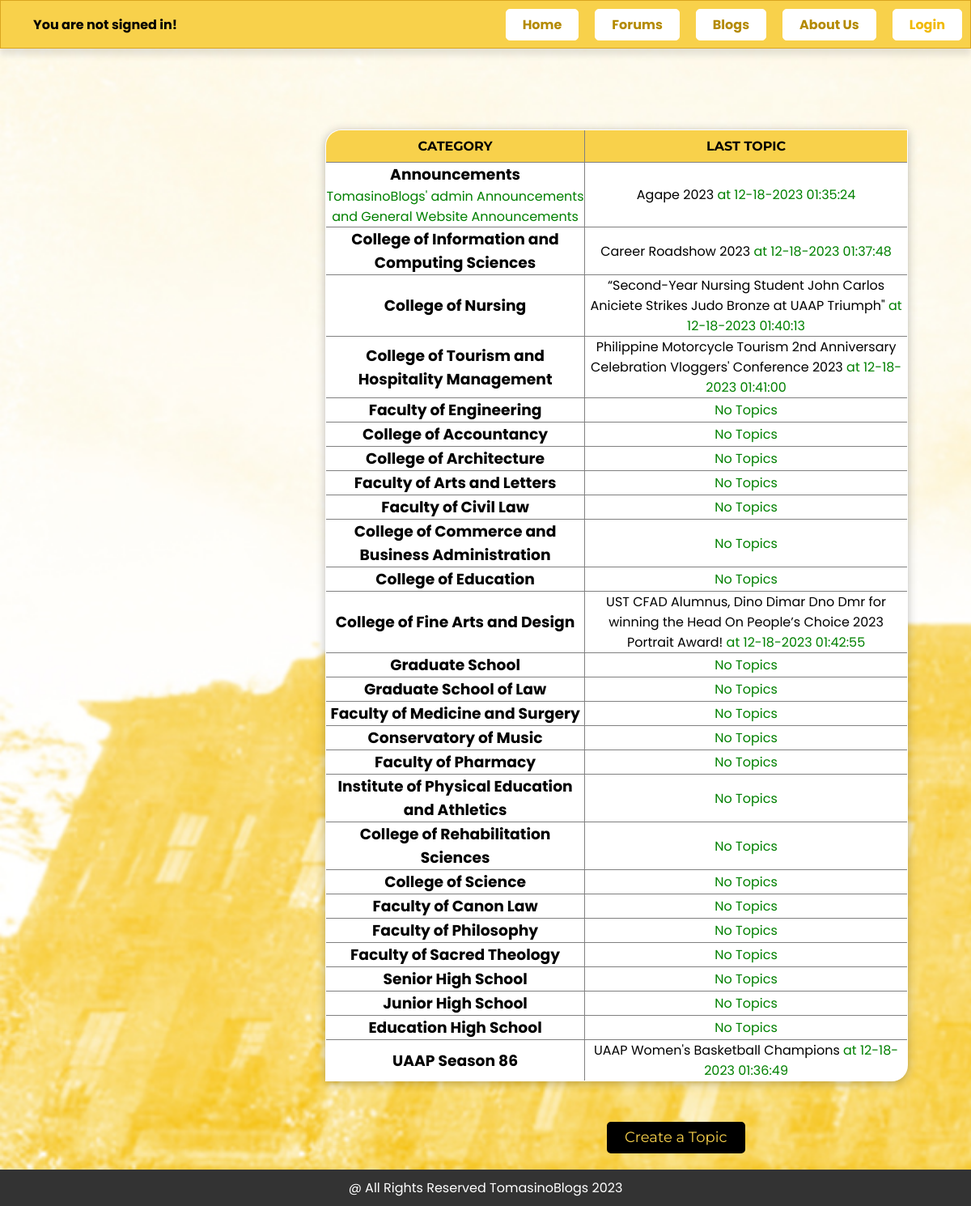
Page /Forums.php on the committed database.
### tables this page shows
CREATE TABLE `categories` (
  `cat_id` int(8) NOT NULL,
  `cat_name` varchar(255) NOT NULL,
  `cat_description` varchar(255) NOT NULL
);

CREATE TABLE `topics` (
  `topic_id` int(8) NOT NULL,
  `topic_subject` varchar(255) NOT NULL,
  `topic_date` datetime NOT NULL,
  `topic_cat` int(8) NOT NULL,
  `topic_by` int(8) NOT NULL,
  `approved` int(11) NOT NULL
);

### Forums.php (the view, shortened to what this page needs)
<?php
include("LoginPageConnection.php");
include("header.php");
?>
<!DOCTYPE html>
<html lang="en">
<head>
    <link rel="stylesheet" href="style_Forum.css">
</head>
<body>
<?php
$sql = "SELECT cat_id, cat_name, cat_description FROM categories";
$result = mysqli_query($connection, $sql);
if (!$result) {
    echo 'The categories could not be displayed, please try again later.';
} else {
    if (mysqli_num_rows($result) == 0) {
        echo 'No categories defined yet.';
    } else {
        echo '<div class="table-container">';
        echo '<table border="1">
                <tr>
                    <th>Category</th>
                    <th>Last topic</th>
                </tr>';
        while ($row = mysqli_fetch_assoc($result)) {
            echo '<tr>';
            echo '<td class="leftpart">';
            echo '<h3><a href="category.php?cat_id=' . $row['cat_id'] . '">' . $row['cat_name'] . '</a></h3>' . $row['cat_description'];
            echo '</td>';
            echo '<td class="rightpart">';
            $topicsql = "SELECT
                            topic_id,
                            topic_subject,
                            topic_date,
                            topic_cat
                        FROM
                            topics
                        WHERE
                            topic_cat = " . $row['cat_id'] . "
                        AND
                            approved = '1'
                        ORDER BY
                            topic_date
                        DESC
                        LIMIT 1";
            $topicsresult = mysqli_query($connection, $topicsql);
            if (!$topicsresult) {
                echo 'Last topic could not be displayed.';
            } else {
                if (mysqli_num_rows($topicsresult) == 0) {
                    echo 'No Topics';
                } else {
                    while ($topicrow = mysqli_fetch_assoc($topicsresult)) {
                        echo '<a href="topic.php?id=' . $topicrow['topic_id'] . '">' . $topicrow['topic_subject'] . '</a> at ' . date('m-d-Y H:i:s', strtotime($topicrow['topic_date']));
                    }
                }
            }
            echo '</td>';
            echo '</tr>';
        }
        echo '</table>';
        echo '</div>';
    }
}
?>
<div class="button-container">
    <button><a class="item" href="create_topic.php">Create a Topic </a></button>
</div>
<div class="footer-container">
    <footer>
        <p>@ All Rights Reserved TomasinoBlogs 2023</p>
    </footer>
</div>
</body>
</html>

### header.php (shortened to what this page needs)
<!DOCTYPE html>
<html lang="en">
<head>
    <link rel="stylesheet" href="style_Headers.css">
</head>
<body>
    <header>
        <ul class="menu">
            <?php
            if (isset($_SESSION['username'])) {
            echo "<li><a> Hello ". $_SESSION['username'] . "!</a></li>";
            } else {
            echo "<li><a>You are not signed in!</li>";
            }
            ?>
            <li><a href='Home.php' class = "home"> Home </a></li>
            <li><a href='Forums.php' class = "forums"> Forums </a></li>
            <li><a href="Blogs_Data.php" class = "blogs"> Blogs </a></li>
            <li><a href="AboutUs.php" class = "aboutus"> About Us </a></li>
            <?php
            if (isset($_SESSION['username'])) {
            echo "<li class ='logout'><a href='logout.php'> Logout </a></li>";
            } else {
            echo "<li><a href='LoginPage.php' class ='login'> Login </a></li>";
            }
            ?>
        </ul>
    </header>
</body>
</html>

### style_Headers.css (style rules this page uses)
* { margin: 0; padding: 0; font-family: 'Poppins', sans-serif; box-sizing: border-box; }
a { text-decoration: none; }
ul { list-style: none; }
body { background-attachment: fixed; background-image: url('Images/tb_background.jpg'); background-position: center; background-repeat: no-repeat; background-size: cover; font-family: "Montserrat", sans-serif; }
header { width: 100%; height: 60px; padding: 0 40px; box-sizing: border-box; border: 1px solid goldenrod; border-radius: 0; background-color: #f8d14b; top: 0; left: 0; z-index: 1000; box-shadow: 0 8px 8px rgba(0, 0, 0, 0.1); }
.menu { font-weight: bold; height: 100%; display: flex; align-items: center; justify-content: flex-end; gap: 50px; }
li { display: flex; align-items: center; height: 100%; list-style: none; position: relative; }
header li:first-child { margin-right: auto; }
.home { background-color: white; border: 1px solid white; border-radius: 5px; color: #b48a00; margin-right: -30px; padding-bottom: 6px; padding-left: 20px; padding-right: 20px; padding-top: 6px; text-decoration: none; }
.forums { background-color: white; border: 1px solid white; border-radius: 5px; color: #b48a00; margin-right: -30px; padding-bottom: 6px; padding-left: 20px; padding-right: 20px; padding-top: 6px; text-decoration: none; }
.blogs { background-color: white; border: 1px solid white; border-radius: 5px; color: #b48a00; margin-right: -30px; padding-bottom: 6px; padding-left: 20px; padding-right: 20px; padding-top: 6px; text-decoration: none; }
.aboutus { background-color: white; border: 1px solid white; border-radius: 5px; color: #b48a00; margin-right: -30px; padding-bottom: 6px; padding-left: 20px; padding-right: 20px; padding-top: 6px; text-decoration: none; }
.login { background-color: white; border: 1px solid white; border-radius: 5px; color: #f1ba02; margin-right: -30px; padding-bottom: 6px; padding-left: 20px; padding-right: 20px; padding-top: 6px; text-decoration: none; }
ul, li { margin: 0; padding: 0; list-style: none; }
a { text-decoration: none; color: black; }

### style_Forum.css (style rules this page uses)
* { margin: 0; padding: 0; font-family: 'Poppins', sans-serif; box-sizing: border-box; }
a { text-decoration: none; }
ul { list-style: none; }
body { background: url('Images/tb_background.jpg'); background-repeat: no-repeat; background-size: cover; margin: 0; padding: 0; max-width: 100%; font-family: "Montserrat", sans-serif; margin-right: auto; margin-left: auto; }
button { background-color: black; border: 2px solid black; border-radius: 5px; margin-bottom: 20px; margin-left: 750px; margin-right: -730px; padding-bottom: 6px; padding-left: 20px; padding-right: 20px; padding-top: 6px; }
.item { color: #F8D14B; font-family: "Montserrat", sans-serif; font-size: large; }
table { background: #ffffff; border-collapse: collapse; border-radius: 20px 0 20px 0; border-spacing: 0; box-shadow: 0 2px 12px rgba(32, 32, 32, 0.3); margin-top: 100px; margin-left: 402px; overflow: hidden; position: static; text-align: center; width: 60%; height: 10%; }
th { background: #F8D14B; color: #000000; font-family: "Montserrat", sans-serif; padding-top: 10px; padding-bottom: 10px; text-transform: uppercase; }
tr { color: #F8D14B; }
td { color: green; }
.table-container { margin-bottom: 50px; }
.footer-container { background-color: #333; color: #fff; padding: 10px; text-align: center; width: 100%; position: relative; }
footer { margin-top: 0; }

### rows in the picture
categories: cat_name "Announcements", cat_description "TomasinoBlogs' admin Announcements and General Website Announcements"
topics: topic_subject "Agape 2023", topic_date "12-18-2023 01:35:24"
categories: cat_name "College of Information and Computing Sciences"
topics: topic_subject "Career Roadshow 2023", topic_date "12-18-2023 01:37:48"
categories: cat_name "College of Nursing"
topics: topic_subject "“Second-Year Nursing Student John Carlos Aniciete Strikes Judo Bronze at UAAP Triumph\"", topic_date "12-18-2023 01:40:13"
categories: cat_name "College of Tourism and Hospitality Management"
topics: topic_subject "Philippine Motorcycle Tourism 2nd Anniversary Celebration Vloggers' Conference 2023", topic_date "12-18-2023 01:41:00"
categories: cat_name "Faculty of Engineering", shows "No Topics"
categories: cat_name "College of Accountancy", shows "No Topics"
categories: cat_name "College of Architecture", shows "No Topics"
categories: cat_name "Faculty of Arts and Letters", shows "No Topics"
categories: cat_name "Faculty of Civil Law", shows "No Topics"
categories: cat_name "College of Commerce and Business Administration", shows "No Topics"
categories: cat_name "College of Education", shows "No Topics"
categories: cat_name "College of Fine Arts and Design"
topics: topic_subject "UST CFAD Alumnus, Dino Dimar Dno Dmr for winning the Head On People’s Choice 2023 Portrait Award!", topic_date "12-18-2023 01:42:55"
categories: cat_name "Graduate School", shows "No Topics"
categories: cat_name "Graduate School of Law", shows "No Topics"
categories: cat_name "Faculty of Medicine and Surgery", shows "No Topics"
categories: cat_name "Conservatory of Music", shows "No Topics"
categories: cat_name "Faculty of Pharmacy", shows "No Topics"
categories: cat_name "Institute of Physical Education and Athletics", shows "No Topics"
categories: cat_name "College of Rehabilitation Sciences", shows "No Topics"
categories: cat_name "College of Science", shows "No Topics"
categories: cat_name "Faculty of Canon Law", shows "No Topics"
categories: cat_name "Faculty of Philosophy", shows "No Topics"
categories: cat_name "Faculty of Sacred Theology", shows "No Topics"
categories: cat_name "Senior High School", shows "No Topics"
categories: cat_name "Junior High School", shows "No Topics"
categories: cat_name "Education High School", shows "No Topics"
categories: cat_name "UAAP Season 86"
topics: topic_subject "UAAP Women's Basketball Champions", topic_date "12-18-2023 01:36:49"
